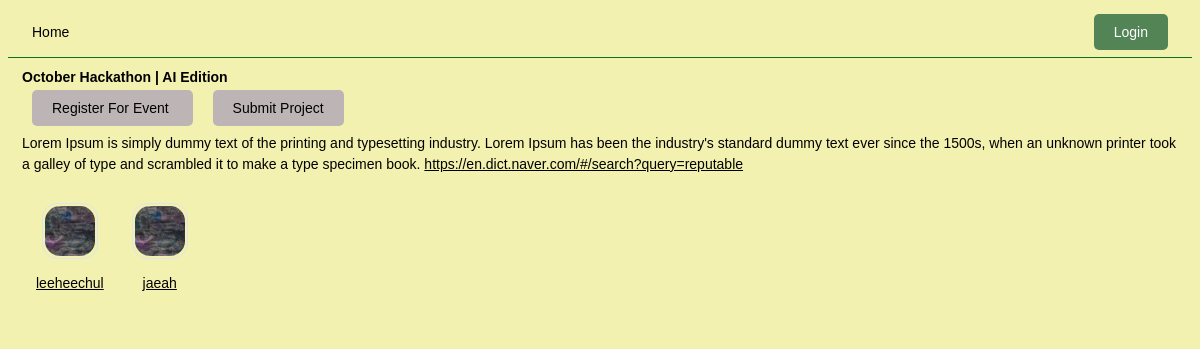
The page /event/1/ on the database its author committed.
### base/models.py (models this page shows, shortened)
class Event(models.Model):
    name =  models.CharField(max_length=200)
    description = models.TextField(null=True, blank=True)
    participants = models.ManyToManyField(User,blank=True,related_name='events')
    start_date = models.DateTimeField(null=True)
    end_date = models.DateTimeField(null=True)
    registration_deadline = models.DateTimeField(null=True)
    updated = models.DateTimeField(auto_now=True)
    created = models.DateTimeField(auto_now_add=True)

class User(AbstractUser):
    name = models.CharField(max_length=100, null=True)
    email = models.EmailField(unique=True)
    bio = models.TextField(null=True,blank=True)
    hackathon_participant = models.BooleanField(default=True, null=True)
    avatar = models.ImageField(null=True,blank=True,upload_to="images/")
    USERNAME_FIELD = 'email'
    REQUIRED_FIELDS = ['username']

### base/views.py (the view)
# urls.py: path('event/<str:pk>/',views.event_page,name = 'event'),
def event_page(request,pk):
    event=Event.objects.get(id=pk)
    registered = False
    submitted = False
    if request.user.is_authenticated:
        registered = request.user.events.filter(id=event.id).exists()
        submitted = Submission.objects.filter(participant=request.user, event=event).exists()
    context={
        'event':event,
        'registered':registered,
        'submitted':submitted,
    }
    return render(request,'event.html',context)

### templates/event.html
{% extends 'main.html' %}
{% block content %}
    <h1> {{event.name}} </h1>
    {% if registered %}
        <P>You have already registered for this event</P>
    {% else %}
        <a class='btn btn=primary' href="{% url 'event_confirmation' event.id%}"> Register For Event </a>
    {% endif %}
    {% if submitted %}
        <P>You have already submitted for your project</P>
    {% else %}
        <a class='btn btn=primary' href="{% url 'project_submission' event.id %}">Submit Project</a>
    {% endif %}
    <p> {{event.description|linebreaks|urlize}} </p>
    <div class="users--lists section">
        {% for user in event.participants.all %}
            <a href="{% url 'profile' user.id%}">
                <div class="wrapper--user">
                    <div class="avatar__border">
                        <img class="user--avatar--sm" src="{{user.avatar.url}}"/>
                    </div>
                    <p>{{user.name}}</p>
                </div>
            </a>
        {% endfor %}
    </div>
{% endblock content %}

### static/css/main.css (style rules this page uses)
* { box-sizing: border-box; margin: 1; padding: 0; font-family: 'Trebuchet MS', 'Lucida Sans Unicode', 'Lucida Grande', 'Lucida Sans', Arial, sans-serif; background-color: rgb(243, 241, 175); line-height: 1.5em; color: #000; font-size: 14px; }
.btn { padding: 10px 20px; border-radius: 5px; text-decoration: none; background-color:rgb(189, 181, 181); color: black; width: fit-content; margin: 10px; }
.wrapper--user { display: flex; flex-direction: column; align-items: center; padding: 1em; border-radius: 5px; text-align: center; max-width: 100px; }
.wrapper--user * { margin-top: 1em; }
.avatar__border { border:1px solid #DEE4ED; width: fit-content; border-radius: 15px; margin: 0; padding: 2px; line-height: 0; }
.user--avatar--sm { height: 50px; width: 50px; object-fit: cover; border-radius: 15px; margin: 0; padding: 0; line-height: 0; }
.users--lists { display: flex; flex-wrap: wrap; }

### rows shown on the page
Event: name "October Hackathon | AI Edition", description "Lorem Ipsum is simply dummy text of the printing and typesetting industry. Lorem Ipsum has been the industry's standard dummy text ever since the 1500s, when an unknown printer took a galley of type and scrambled it to make a type specimen book. https://en.dict.naver.com/#/search?query=reputable"
User: avatar (picture), name "leeheechul"
User: avatar (picture), name "jaeah"
